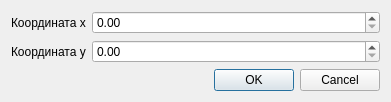
<?xml version="1.0" encoding="UTF-8"?>
<ui version="4.0">
 <class>AddPointDialog</class>
 <widget class="QDialog" name="AddPointDialog">
  <property name="geometry">
   <rect>
    <x>0</x>
    <y>0</y>
    <width>391</width>
    <height>98</height>
   </rect>
  </property>
  <property name="windowTitle">
   <string>Добавить точку на график</string>
  </property>
  <layout class="QFormLayout" name="_form_layout">
   <item row="0" column="0">
    <widget class="QLabel" name="_label_x">
     <property name="text">
      <string>Координата x</string>
     </property>
    </widget>
   </item>
   <item row="0" column="1">
    <widget class="QDoubleSpinBox" name="_box_x"/>
   </item>
   <item row="1" column="0">
    <widget class="QLabel" name="_label_y">
     <property name="text">
      <string>Координата y</string>
     </property>
    </widget>
   </item>
   <item row="1" column="1">
    <widget class="QDoubleSpinBox" name="_box_y"/>
   </item>
   <item row="2" column="0" colspan="2">
    <widget class="QDialogButtonBox" name="_button_box">
     <property name="orientation">
      <enum>Qt::Horizontal</enum>
     </property>
     <property name="standardButtons">
      <set>QDialogButtonBox::Cancel|QDialogButtonBox::Ok</set>
     </property>
    </widget>
   </item>
  </layout>
 </widget>
 <resources/>
 <connections>
  <connection>
   <sender>_button_box</sender>
   <signal>accepted()</signal>
   <receiver>AddPointDialog</receiver>
   <slot>accept()</slot>
   <hints>
    <hint type="sourcelabel">
     <x>248</x>
     <y>254</y>
    </hint>
    <hint type="destinationlabel">
     <x>157</x>
     <y>274</y>
    </hint>
   </hints>
  </connection>
  <connection>
   <sender>_button_box</sender>
   <signal>rejected()</signal>
   <receiver>AddPointDialog</receiver>
   <slot>reject()</slot>
   <hints>
    <hint type="sourcelabel">
     <x>316</x>
     <y>260</y>
    </hint>
    <hint type="destinationlabel">
     <x>286</x>
     <y>274</y>
    </hint>
   </hints>
  </connection>
 </connections>
</ui>
